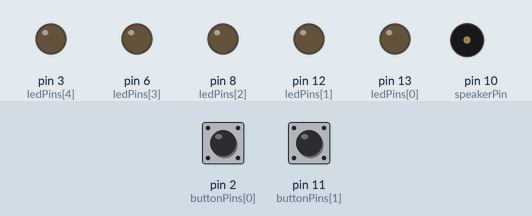
Simulated run of this sketch. Board: Arduino Uno, built with avr-gcc and run on an emulated ATmega328P. Parts: output pins drawn as LEDs (lit = HIGH), buzzer (waves = sounding). Dashed ring = blinking. Inputs (shaded band) come from the test bench; at power-on: pin 11 (buttonPins[1]) LOW, pin 2 (buttonPins[0]) LOW.

Above: at 1.2 s.
1.3 s: pin 11 (buttonPins[1]) pulled HIGH for 1 s
At 1.42 s:
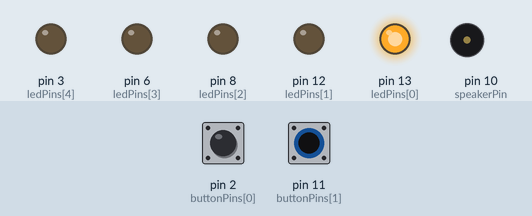
At 2.5 s:
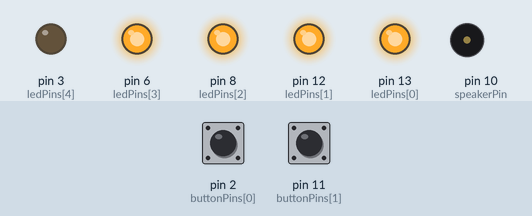
5.3 s: pin 11 (buttonPins[1]) pulled HIGH for 0.15 s
At 5.42 s:
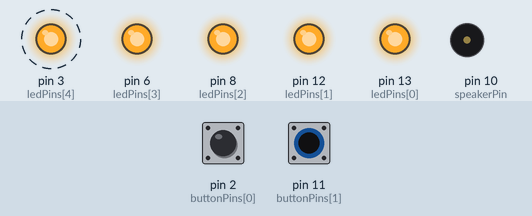
8.3 s: pin 11 (buttonPins[1]) pulled HIGH for 3.2 s
Timing chart, 0 to 18.0 s (numbered marks = the images above; inputs shaded):
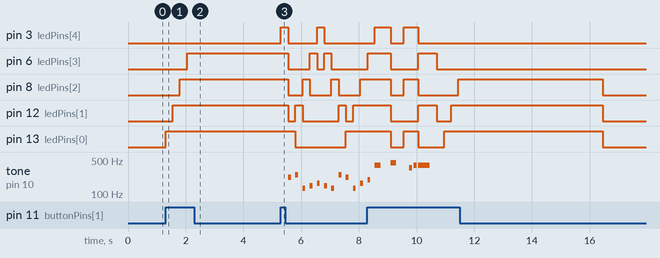

Measured:
- after the input at 1.3 s, pin 6 (ledPins[3]): LOW → HIGH after 0.75 s; pin 8 (ledPins[2]): LOW → HIGH after 0.50 s; pin 12 (ledPins[1]): LOW → HIGH after 0.25 s; pin 13 (ledPins[0]): LOW → HIGH at once
- after the input at 5.3 s, pin 3 (ledPins[4]): alternates HIGH for 0.25 s and LOW for 1.0 s, starting at once; pin 13 (ledPins[0]): HIGH → LOW after 0.50 s instead of 1.8 s

The sketch:

Star_Tracker_Updated_Code.ino
```cpp
const int buttonPins[ ] = {2,11};     // the numbers of the pushbutton pins
const int ledPins[ ] = {13,12,8,6,3}; // the numbers of LED pins
const int speakerPin = 10 ;

int buttonState1 = 0;
int buttonState2 = 0;

int ifClicked = 0; //number of times button has been pressed

int val0 = LOW ;
int val1 = LOW ;
int val2 = LOW ;
int val3 = LOW ;
int val4 = LOW ;

unsigned long startMillis;
unsigned long currentMillis;
const unsigned long period = 5000;


void setup() {

  pinMode(ledPins[0], OUTPUT);
  pinMode(ledPins[1], OUTPUT);
  pinMode(ledPins[2], OUTPUT);
  pinMode(ledPins[3], OUTPUT);
  pinMode(ledPins[4], OUTPUT);

  pinMode(buttonPins[0], INPUT);
  pinMode(buttonPins[1], INPUT);

  pinMode(speakerPin, OUTPUT);

}

void loop() {
  // read the state of the pushbutton value:
  buttonState1 = digitalRead(buttonPins[0]);
  buttonState2 = digitalRead(buttonPins[1]);


  // check if the pushbutton is pressed. If it is, the buttonState is HIGH:
  if (buttonState1 == HIGH ) {

    digitalWrite(ledPins[0], val0) ;
    digitalWrite(ledPins[1], val1) ;
    digitalWrite(ledPins[2], val2) ;
    digitalWrite(ledPins[3], val3) ;
    digitalWrite(ledPins[4], val4) ;

    startMillis = millis();

    delay(250) ;

  }

  else if (buttonState2 == HIGH && ifClicked == 0 ) {

    digitalWrite(ledPins[0], HIGH) ;
    digitalWrite(ledPins[1], LOW) ;
    digitalWrite(ledPins[2], LOW) ;
    digitalWrite(ledPins[3], LOW) ;
    digitalWrite(ledPins[4], LOW) ;

    val0 = HIGH ;
    val1 = LOW ;
    val2 = LOW ;
    val3 = LOW ;
    val4 = LOW ;

    startMillis = millis();

    ifClicked = 1;

    delay(250) ;


  }

  else if (buttonState2 == HIGH && ifClicked == 1 ) {

    digitalWrite(ledPins[0], HIGH) ;
    digitalWrite(ledPins[1], HIGH) ;
    digitalWrite(ledPins[2], LOW) ;
    digitalWrite(ledPins[3], LOW) ;
    digitalWrite(ledPins[4], LOW) ;

    val0 = HIGH ;
    val1 = HIGH ;
    val2 = LOW ;
    val3 = LOW ;
    val4 = LOW ;

    startMillis = millis();

    ifClicked = 2;

    delay(250) ;

  }
  else if (buttonState2 == HIGH && ifClicked == 2 ) {

    digitalWrite(ledPins[0], HIGH) ;
    digitalWrite(ledPins[1], HIGH) ;
    digitalWrite(ledPins[2], HIGH) ;
    digitalWrite(ledPins[3], LOW) ;
    digitalWrite(ledPins[4], LOW) ;

    val0 = HIGH ;
    val1 = HIGH ;
    val2 = HIGH ;
    val3 = LOW ;
    val4 = LOW ;

    startMillis = millis();

    ifClicked = 3;

    delay(250);


  }

  else if (buttonState2 == HIGH && ifClicked == 3) {

    digitalWrite(ledPins[0], HIGH) ;
    digitalWrite(ledPins[1], HIGH) ;
    digitalWrite(ledPins[2], HIGH) ;
    digitalWrite(ledPins[3], HIGH) ;
    digitalWrite(ledPins[4], LOW) ;

    val0 = HIGH ;
    val1 = HIGH ;
    val2 = HIGH ;
    val3 = HIGH ;
    val4 = LOW ;

    startMillis = millis();

    ifClicked = 4 ;

    delay(250) ;

  }

  else if (buttonState2 == HIGH && ifClicked == 4 ) {

    digitalWrite(ledPins[0], HIGH) ;
    digitalWrite(ledPins[1], HIGH) ;
    digitalWrite(ledPins[2], HIGH) ;
    digitalWrite(ledPins[3], HIGH) ;
    digitalWrite(ledPins[4], HIGH) ;

    val0 = HIGH ;
    val1 = HIGH ;
    val2 = HIGH ;
    val3 = HIGH ;
    val4 = HIGH ;

    startMillis = millis();

    ifClicked = 5 ;

    delay(250) ;

    digitalWrite(ledPins[0], HIGH);
    digitalWrite(ledPins[1], LOW);
    digitalWrite(ledPins[2], LOW);
    digitalWrite(ledPins[3], LOW);
    digitalWrite(ledPins[4], LOW);
    play ('a',1) ;
    delay(100) ;

    digitalWrite(ledPins[0], LOW);
    digitalWrite(ledPins[1], HIGH);
    digitalWrite(ledPins[2], LOW);
    digitalWrite(ledPins[3], LOW);
    digitalWrite(ledPins[4], LOW);
    play ('b',1) ;
    delay(100) ;

    digitalWrite(ledPins[0], LOW);
    digitalWrite(ledPins[1], LOW);
    digitalWrite(ledPins[2], HIGH);
    digitalWrite(ledPins[3], LOW);
    digitalWrite(ledPins[4], LOW);
    play ('c',1) ;
    delay(100) ;

    digitalWrite(ledPins[0], LOW);
    digitalWrite(ledPins[1], LOW);
    digitalWrite(ledPins[2], LOW);
    digitalWrite(ledPins[3], HIGH);
    digitalWrite(ledPins[4], LOW);
    play ('d',1);
    delay(100) ;

    digitalWrite(ledPins[0], LOW);
    digitalWrite(ledPins[1], LOW);
    digitalWrite(ledPins[2], LOW);
    digitalWrite(ledPins[3], LOW);
    digitalWrite(ledPins[4], HIGH);
    play ('e',1);
    delay(100) ;

    digitalWrite(ledPins[0], LOW);
    digitalWrite(ledPins[1], LOW);
    digitalWrite(ledPins[2], LOW);
    digitalWrite(ledPins[3], HIGH);
    digitalWrite(ledPins[4], LOW);
    play ('d',1);
    delay(100) ;

    digitalWrite(ledPins[0], LOW);
    digitalWrite(ledPins[1], LOW);
    digitalWrite(ledPins[2], HIGH);
    digitalWrite(ledPins[3], LOW);
    digitalWrite(ledPins[4], LOW);
    play ('c',1);
    delay(100) ;

    digitalWrite(ledPins[0], LOW);
    digitalWrite(ledPins[1], HIGH);
    digitalWrite(ledPins[2], LOW);
    digitalWrite(ledPins[3], LOW);
    digitalWrite(ledPins[4], LOW);
    play ('b',1);
    delay(100) ;

    digitalWrite(ledPins[0], HIGH);
    digitalWrite(ledPins[1], LOW);
    digitalWrite(ledPins[2], LOW);
    digitalWrite(ledPins[3], LOW);
    digitalWrite(ledPins[4], LOW);
    play ('a',1);
    delay(100) ;

    digitalWrite(ledPins[0], HIGH);
    digitalWrite(ledPins[1], HIGH);
    digitalWrite(ledPins[2], LOW);
    digitalWrite(ledPins[3], LOW);
    digitalWrite(ledPins[4], LOW);
    play ('c',1);
    delay(100) ;

    digitalWrite(ledPins[0], HIGH);
    digitalWrite(ledPins[1], HIGH);
    digitalWrite(ledPins[2], HIGH);
    digitalWrite(ledPins[3], LOW);
    digitalWrite(ledPins[4], LOW);
    play ('e',1);
    delay(100) ;

    digitalWrite(ledPins[0], HIGH);
    digitalWrite(ledPins[1], HIGH);
    digitalWrite(ledPins[2], HIGH);
    digitalWrite(ledPins[3], HIGH);
    digitalWrite(ledPins[4], LOW);
    play ('g',1);
    delay(100) ;

    digitalWrite(ledPins[0], HIGH);
    digitalWrite(ledPins[1], HIGH);
    digitalWrite(ledPins[2], HIGH);
    digitalWrite(ledPins[3], HIGH);
    digitalWrite(ledPins[4], HIGH);
    play ('G',2);
    delay(300) ;

    digitalWrite(ledPins[0], LOW);
    digitalWrite(ledPins[1], LOW);
    digitalWrite(ledPins[2], LOW);
    digitalWrite(ledPins[3], LOW);
    digitalWrite(ledPins[4], LOW);
    play ('A',2);
    delay(200) ;


    digitalWrite(ledPins[0], HIGH) ;
    digitalWrite(ledPins[1], LOW) ;
    digitalWrite(ledPins[2], HIGH) ;
    digitalWrite(ledPins[3], LOW) ;
    digitalWrite(ledPins[4], HIGH);
    delay(200) ;
    play ('F',1);
    play ('G',1);

    digitalWrite(ledPins[0], LOW) ;
    digitalWrite(ledPins[1], HIGH) ;
    digitalWrite(ledPins[2], LOW) ;
    digitalWrite(ledPins[3], HIGH) ;
    digitalWrite(ledPins[4], LOW);
    play ('G',4);
    delay(200) ;

  }


  else if (buttonState2 == HIGH && ifClicked ==5) {

    digitalWrite(ledPins[0], LOW) ;
    digitalWrite(ledPins[1], LOW) ;
    digitalWrite(ledPins[2], LOW) ;
    digitalWrite(ledPins[3], LOW) ;
    digitalWrite(ledPins[4], LOW);

    ifClicked = 0 ;

    delay(250);

  }

  currentMillis = millis();

  if (currentMillis - startMillis >= period) {

    digitalWrite(ledPins[0], LOW) ;
    digitalWrite(ledPins[1], LOW) ;
    digitalWrite(ledPins[2], LOW) ;
    digitalWrite(ledPins[3], LOW) ;
    digitalWrite(ledPins[4], LOW) ;
    currentMillis = startMillis ;

}

}


void play( char note, int beats)
{
  int numNotes = 14;  // number of notes in our note and frequency array (there are 15 values, but arrays start at 0)

  //Note: these notes are C major (there are no sharps or flats)

  //this array is used to look up the notes
  char notes[] = { 'c', 'd', 'e', 'f', 'g', 'a', 'b', 'C', 'D', 'E', 'F', 'G', 'A', 'B', ' '};
  //this array matches frequencies with each letter (e.g. the 4th note is 'f', the 4th frequency is 175)
  int frequencies[] = {131, 147, 165, 175, 196, 220, 247, 262, 294, 330, 349, 392, 440, 494, 0};

  int currentFrequency = 0;    //the frequency that we find when we look up a frequency in the arrays
  int beatLength = 100;   //the length of one beat (changing this will speed up or slow down the tempo of the song)

  //look up the frequency that corresponds to the note
  for (int i = 0; i < numNotes; i++)  // check each value in notes from 0 to 14
  {
    if (notes[i] == note)             // does the letter passed to the play function match the letter in the array?
    {
      currentFrequency = frequencies[i];   // Yes! Set the current frequency to match that note
    }
  }

  //play the frequency that matched our letter for the number of beats passed to the play function
  tone(speakerPin, currentFrequency, beats * beatLength);
  delay(beats * beatLength);  //wait for the length of the tone so that it has time to play
  delay(50);                  //a little delay between the notes makes the song sound more natural

}
```
